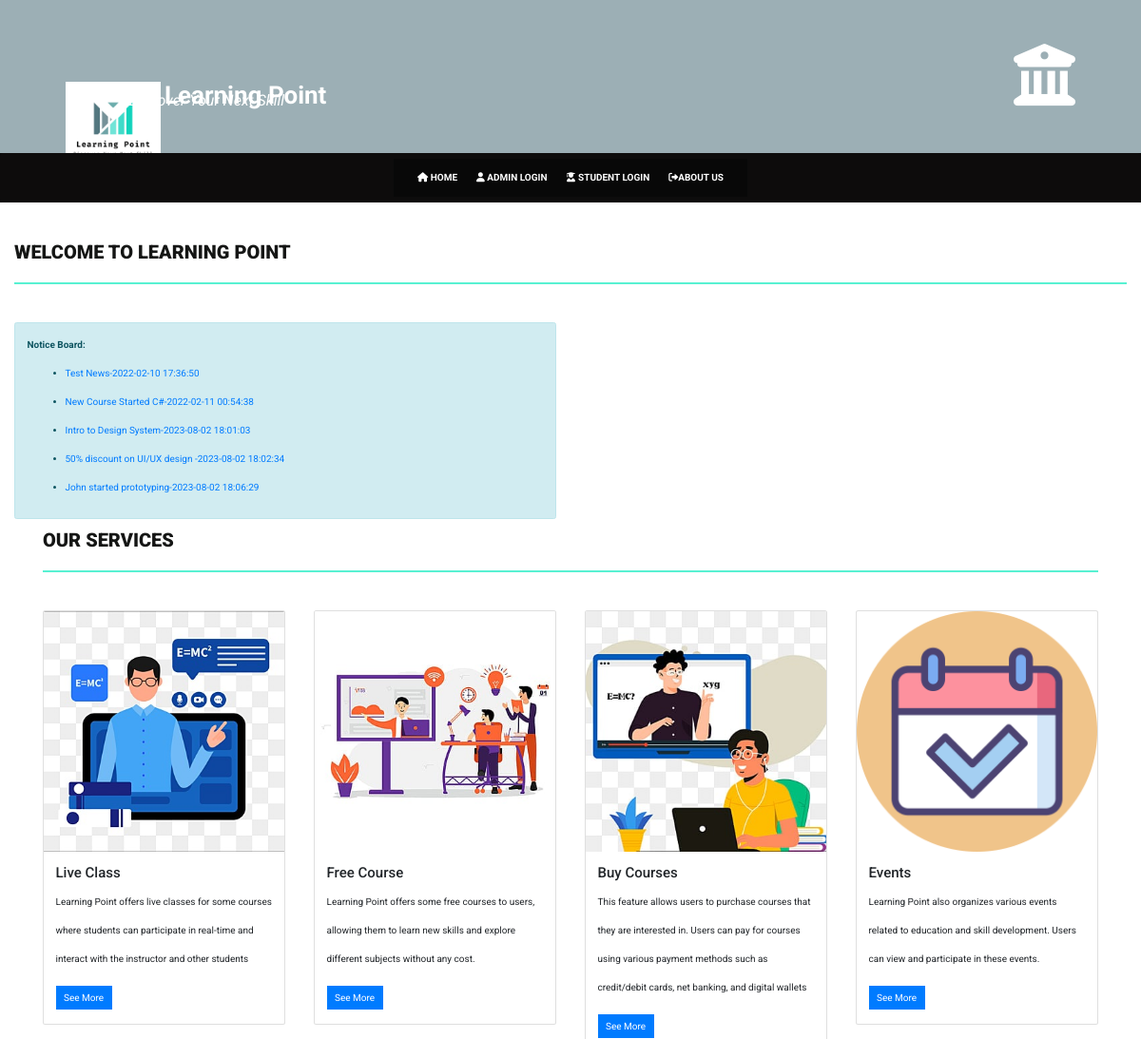
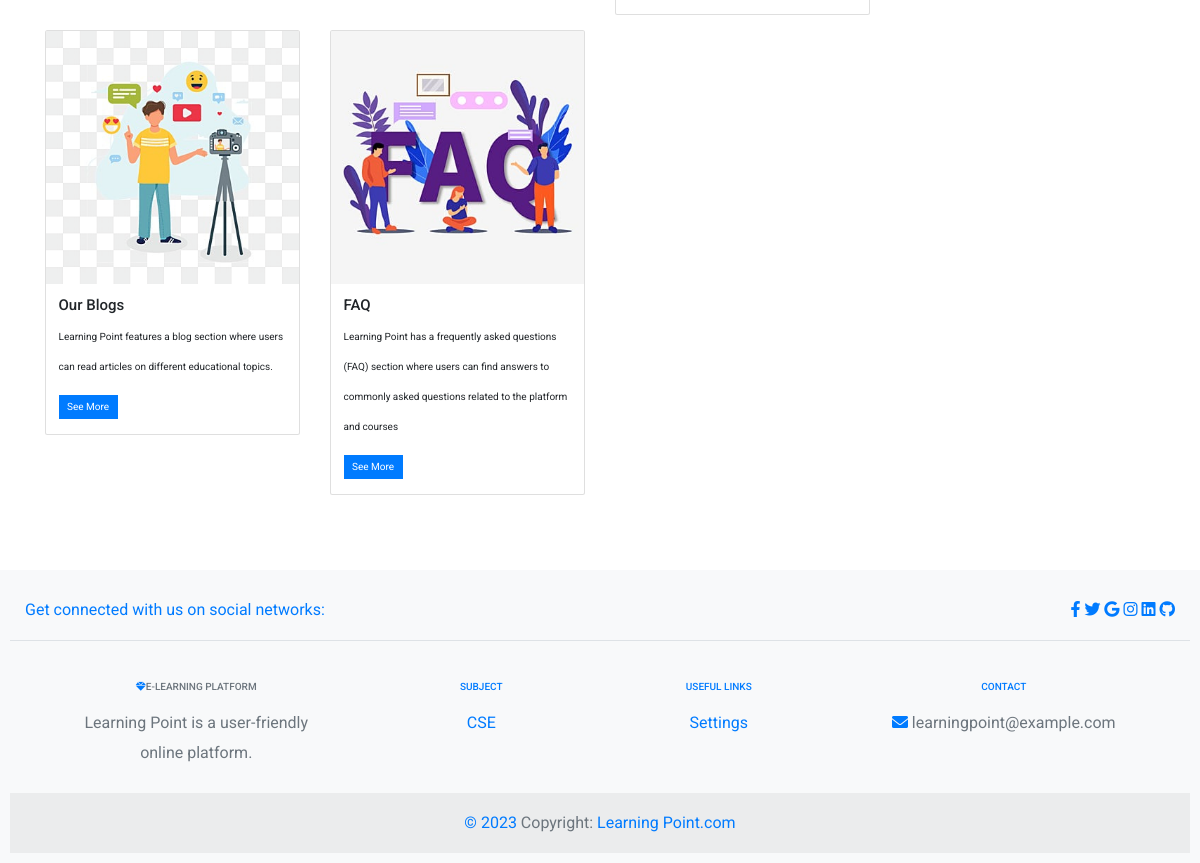
The app's page /home.php with its own data (2 pictures, top to bottom).
### tables this page shows
CREATE TABLE `news` (
  `id` int(11) NOT NULL,
  `newstitle` varchar(255) DEFAULT NULL,
  `newsDescription` mediumtext DEFAULT NULL,
  `postingDate` timestamp NULL DEFAULT current_timestamp()
);

### home.php (the view, shortened to what this page needs)
<!DOCTYPE html>
<html xmlns="http://www.w3.org/1999/xhtml">
<head>
    <link href="assets/css/bootstrap.css" rel="stylesheet" />
    <link href="assets/css/font-awesome.css" rel="stylesheet" />
    <link href="assets/css/style.css" rel="stylesheet" />
    <link rel="stylesheet" href="https://cdnjs.cloudflare.com/ajax/libs/font-awesome/6.0.0-beta3/css/all.min.css">
</head>
<body>
    <?php include('includes/header.php');?>
    <section class="menu-section">
    <nav class="navbar navbar-expand-md" style="background-color:#0d0c0c;">
    <div class="container">
        <section class="menu-section">
        <div class="collapse navbar-collapse" id="menu-top">
            <ul id="menu-top" class="navbar-nav ml-auto">
                <li class="nav-item">
                    <a class="nav-link" href="home.php"><i class="fas fa-home"></i> <b>Home</b></a>
                </li>
                <li class="nav-item">
                    <a class="nav-link" href="admin/"><i class="fas fa-user"></i><b> Admin Login</b></a>
                </li>
                <li class="nav-item">
                    <a class="nav-link" href="student/"><i class="fas fa-user-graduate"></i><b> Student Login</b></a>
                </li>
                <li class="nav-item">
                    <a class="nav-link" href="student/aboutus.php"><i class="fas fa-sign-out-alt"></i><b>About US</b></a>
                </li>
            </ul>
        </div>
    </div>
</nav>
    </section>
    <div class="content-wrapper">
    <div class="container-fluid">
        <div class="row">
            <div class="col-md-12">
                <h4 class="page-head-line ">Welcome to Learning point</h4>
            </div>
        </div>
        <div class="row">
            <div class="col-md-6">
                <div class="alert alert-info">
                    <strong> Notice Board:</strong>
                    <marquee direction='up'  scrollamount="2" onmouseover="this.stop();" onmouseout="this.start();">
                        <ul>
                            <?php
                            $sql=mysqli_query($con,"select * from news");
                            while($row=mysqli_fetch_array($sql)) {
                            ?>
                            <li>
                                <a href="news-details.php?nid=<?php echo htmlentities($row['id']);?>">
                                    <?php echo htmlentities($row['newstitle']);?>-<?php echo htmlentities($row['postingDate']);?>
                                </a>
                            </li>
                            <?php } ?>
                        </ul>
                    </marquee>
                </div>
            </div>
            <div class="col-md-6">
            </div>
        </div>
        <div class="container">
        <div class="row">
            <div class="col-md-12">
                <h4 class="page-head-line ">Our Services</h4>
            </div>
        </div>
</div>
        <div class="row">
            <div class="col-md-12">
        <?php include('includes/card.php');?>
    </div>
</div>
</div>
</div>
    <?php include('includes/footer.php');?>
</body>
</html>

### includes/header.php (shortened to what this page needs)
    <div class="navbar navbar-inverse set-radius-zero">
        <div class="container">
            <div class="navbar-header">
                <a class="navbar-brand" href="#" style="color:white; font-size:26px; line-height:28px; display: flex; align-items: left;">
    <img src="assets/img/logoLP.png" alt="logo" width="100" height="100" style="margin-right: 4px;">
    <b>Learning Point</b>
    <small style="display: block; font-style: italic; font-size: 16px; color:white;position: absolute; bottom: 40px; right:900px;">Discover Your Next Skill</small>
</a>
            </div>
            <div class="left-div">
                <i class="fa fa-institution" style="font-size:65px;color:white"></i>
        </div>
            </div>
        </div>

### includes/card.php (shortened to what this page needs)
<link href="//maxcdn.bootstrapcdn.com/bootstrap/4.0.0/css/bootstrap.min.css" rel="stylesheet" id="bootstrap-css">
<div class="container">
  <div class="row">
    <div class="col-lg-3 col-md-6 mb-4">
      <div class="card">
        <img class="card-img-top img-fluid" alt="100%x180" src="assets/img/live class.jpg" data-holder-rendered="true">
        <div class="card-body">
          <h4 class="card-title">Live Class</h4>
          <p class="card-text">Learning Point offers live classes for some courses where students can participate in real-time and interact with the instructor and other students</p>
          <a href="#" class="btn btn-primary">See More</a>
        </div>
      </div>
    </div>
    <div class="col-lg-3 col-md-6 mb-4">
      <div class="card">
        <img class="card-img-top img-fluid" alt="100%x180" src="assets/img/Free course.jpg" data-holder-rendered="true">
        <div class="card-body">
          <h4 class="card-title">Free Course</h4>
          <p class="card-text">Learning Point offers some free courses to users, allowing them to learn new skills and explore different subjects without any cost.</p>
          <a href="#" class="btn btn-primary">See More</a>
        </div>
      </div>
    </div>
    <div class="col-lg-3 col-md-6 mb-4">
      <div class="card">
        <img class="card-img-top img-fluid" alt="100%x180" src="assets/img/Buy course.jpg" data-holder-rendered="true">
        <div class="card-body">
          <h4 class="card-title">Buy Courses</h4>
          <p class="card-text">This feature allows users to purchase courses that they are interested in. Users can pay for courses using various payment methods such as credit/debit cards, net banking, and digital wallets</p>
          <a href="#" class="btn btn-primary">See More</a>
        </div>
      </div>
    </div>
    <div class="col-lg-3 col-md-6 mb-4">
      <div class="card">
        <img class="card-img-top img-fluid" alt="100%x180" src="assets/img/events.png" data-holder-rendered="true">
        <div class="card-body">
          <h4 class="card-title">Events</h4>
          <p class="card-text">Learning Point also organizes various events related to education and skill development. Users can view and participate in these events.</p>
          <a href="#" class="btn btn-primary">See More</a>
        </div>
      </div>
    </div>
  </div>
  <div class="row">
    <div class="col-lg-3 col-md-6 mb-4">
      <div class="card">
        <img class="card-img-top img-fluid" alt="100%x180" src="assets/img/vlog.png" data-holder-rendered="true">
        <div class="card-body">
          <h4 class="card-title">Our Blogs</h4>
          <p class="card-text">Learning Point features a blog section where users can read articles on different educational topics.</p>
          <a href="#" class="btn btn-primary">See More</a>
        </div>
      </div>
    </div>
    <div class="col-lg-3 col-md-6 mb-4">
      <div class="card">
        <img class="card-img-top img-fluid" alt="100%x180" src="assets/img/FAQ.jpg" data-holder-rendered="true">
        <div class="card-body">
          <h4 class="card-title">FAQ</h4>
          <p class="card-text">Learning Point has a frequently asked questions (FAQ) section where users can find answers to commonly asked questions related to the platform and courses</p>
          <a href="#" class="btn btn-primary">See More</a>
        </div>
      </div>
    </div>
  </div>
</div>

### includes/footer.php
<footer class="text-center text-lg-start bg-light text-muted">
  <section class="d-flex justify-content-center justify-content-lg-between p-4 border-bottom">
    <div class="me-5 d-none d-lg-block">
      <span class="text-primary fs-4">Get connected with us on social networks:</span>
    </div>
    <div>
      <a href="" class="me-4 text-reset text-primary fs-4">
        <i class="fab fa-facebook-f"></i>
      </a>
      <a href="" class="me-4 text-reset text-primary fs-4">
        <i class="fab fa-twitter"></i>
      </a>
      <a href="" class="me-4 text-reset text-primary fs-4">
        <i class="fab fa-google"></i>
      </a>
      <a href="" class="me-4 text-reset text-primary fs-4">
        <i class="fab fa-instagram"></i>
      </a>
      <a href="" class="me-4 text-reset text-primary fs-4">
        <i class="fab fa-linkedin"></i>
      </a>
      <a href="" class="me-4 text-reset text-primary fs-4">
        <i class="fab fa-github"></i>
      </a>
    </div>
  </section>
  <section class="">
    <div class="container text-center text-md-start mt-5">
      <div class="row mt-3">
        <div class="col-md-3 col-lg-4 col-xl-3 mx-auto mb-4">
          <h6 class="text-uppercase fw-bold mb-4 fs-4">
            <i class="fas fa-gem me-3 text-primary"></i>E-learning Platform
          </h6>
          <p class="fs-4">
          Learning Point is a user-friendly online platform.
          </p>
        </div>
        <div class="col-md-2 col-lg-2 col-xl-2 mx-auto mb-4">
          <h6 class="text-uppercase fw-bold mb-4 text-primary fs-4">
            Subject
          </h6>
          <p class="fs-4">
            <a href="#!" class="text-reset text-primary">CSE</a>
          </p>
        </div>
        <div class="col-md-3 col-lg-2 col-xl-2 mx-auto mb-4">
          <h6 class="text-uppercase fw-bold mb-4 text-primary fs-4">
            Useful links
          </h6>
          <p class="fs-4">
            <a href="#!" class="text-reset text-primary">Settings</a>
          </p>
        </div>
        <div class="col-md-4 col-lg-3 col-xl-3 mx-auto mb-md-0 mb-4">
          <h6 class="text-uppercase fw-bold mb-4 text-primary fs-4">Contact</h6>
          <p class="fs-4">
            <i class="fas fa-envelope me-3 text-primary"></i>
            learningpoint@example.com
          </p>
        </div>
      </div>
    </div>
  </section>
<link rel="stylesheet" href="style.css">
  <div class="text-center p-4" style="background-color: rgba(0, 0, 0, 0.05);">
    <span class="text-primary fs-4">© 2023 </span>Copyright:
    <a class="text-reset fw-bold text-primary fs-4" href="https:gooddeal.com/">Learning Point.com</a>
  </div>
</footer>

### assets/css/style.css (style rules this page uses)
body { font-family: 'Roboto', sans-serif; line-height: 30px; }
.set-radius-zero { border-radius: 0px; -moz-border-radius: 0px; -webkit-border-radius: 0px; }
.content-wrapper { margin-top: 40px; min-height: 600px; padding-bottom: 60px; }
.page-head-line { font-weight: 900; padding-bottom: 20px; border-bottom: 2px solid #58f1d2; text-transform: uppercase; color: #151615; font-size: 20px; margin-bottom: 40px; }
.btn { border-radius: 0px; -webkit-border-radius: 0px; -moz-border-radius: 0px; }
.left-div { padding-left: 428px; margin-top: 40px; margin-bottom: 40px; }
.navbar-brand { width: 550px; padding-top: 30px; }
.menu-section { background-color: #0d0d0d; }
#menu-top a { color: #FFF; text-decoration: none; font-weight: 500; padding: 10px 10px 10px 10px; text-transform: uppercase; }
.navbar-inverse { background-color: #0f1011; border-color: transparent; }
.navbar { margin-bottom: 0px; }
footer { padding: 10px; color: #6c5af5; font-size: 12px; background-color: #c8f373; }
footer a, footer a:hover { color: #fff; text-decoration: none; }

### admin/assets/css/style.css (style rules this page uses)
body { font-family: 'Roboto', sans-serif; line-height: 30px; }
.set-radius-zero { border-radius: 0px; -moz-border-radius: 0px; -webkit-border-radius: 0px; }
.content-wrapper { margin-top: 40px; min-height: 600px; padding-bottom: 60px; }
.page-head-line { font-weight: 900; padding-bottom: 20px; border-bottom: 2px solid #58f1d2; text-transform: uppercase; color: #151615; font-size: 20px; margin-bottom: 40px; }
.btn { border-radius: 0px; -webkit-border-radius: 0px; -moz-border-radius: 0px; }
.left-div { padding-left: 428px; margin-top: 40px; margin-bottom: 40px; }
.navbar-brand { width: 550px; padding-top: 30px; }
.menu-section { background-color: #080808; }
#menu-top a { color: #FFF; text-decoration: none; font-weight: 500; padding: 10px 10px 10px 10px; text-transform: uppercase; }
.navbar-inverse { background-color: #0f1011; border-color: transparent; }
.navbar { margin-bottom: 0px; }
footer { padding: 10px; color: #fff; font-size: 16px; background-color: #e5ecf4; }
footer a, footer a:hover { color: #0c0c0c; text-decoration: none; }

### includes/header.php (style rules this page uses)
.navbar-inverse.set-radius-zero { background-color:#9cafb5; }

### records on screen
news: newstitle "Test News", postingDate "2022-02-10 17:36:50"
news: newstitle "New Course Started C#", postingDate "2022-02-11 00:54:38"
news: newstitle "Intro to Design System", postingDate "2023-08-02 18:01:03"
news: newstitle "50% discount on UI/UX design", postingDate "2023-08-02 18:02:34"
news: newstitle "John started prototyping", postingDate "2023-08-02 18:06:29"
